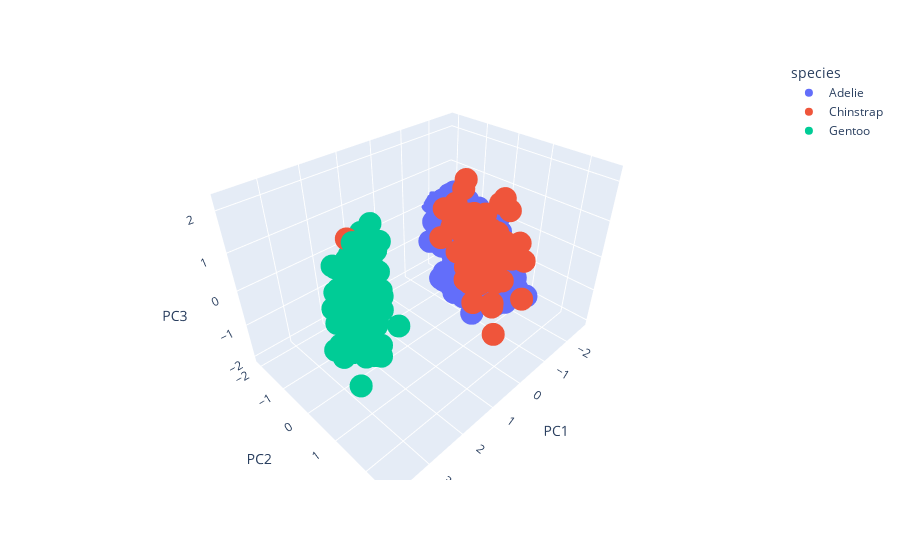

The notebook cell this image was saved under:
### Code cell
fig = px.scatter_3d(principalDataframe, x='PC1', y='PC2', z='PC3',
                    color='species')
fig.show()
